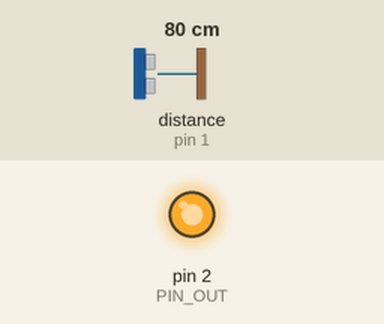
The sketch below on a simulated Arduino Uno, built with avr-gcc and run on an emulated ATmega328P. Shown: output pins drawn as LEDs (lit = HIGH). The test bench sets the inputs (shaded band); at power-on: distance to the obstacle (sensor on pin 1) 80 cm. The echo pulse lasts 58.3 µs per cm.

Above: at 19.4 s.
At 35.2 s:
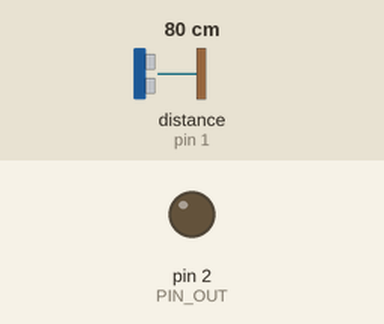
Timing chart, 0 to 39.4 s (numbered marks = the images above):
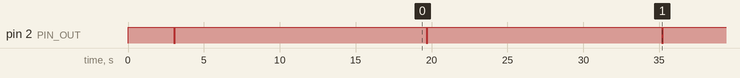

The sketch:

trashtalk_ultrasonic.ino
```cpp
/**
 * trashtalk - Interactive Rubbish Bin
 *
 * A South East Makerspace project developed for the Waterford Imagine Festival 2016
 * Github: https://github.com/semkr/digistreets
 * Wiki: https://wiki.southeastmakerspace.org/projects/digistreets/talking_rubbish/start
 * Version: 0.3.0
 *
 * This sketch uses the NewPing library which you can get at: http://playground.arduino.cc/Code/NewPing
 */

#include <NewPing.h>

#define MAX_DISTANCE 80 // Maximum distance we want to ping for (in centimeters). Maximum sensor distance is rated at 400-500cm.
#define TRIGGER_PIN  0  // Arduino pin tied to trigger pin on the ultrasonic sensor.
#define ECHO_PIN     1  // Arduino pin tied to echo pin on the ultrasonic sensor.
#define PIN_OUT      2  // Go low to activate MP3 module
#define PLAY_TIME    15 // Number of seconds it will allow an mp3 file to play for without possible interruption

unsigned int distance;
unsigned int previous_distance;
unsigned int threshold;
unsigned int low_threshold;
unsigned int high_threshold;

NewPing sonar(TRIGGER_PIN, ECHO_PIN, MAX_DISTANCE); // NewPing setup of pins and maximum distance.


void play(){
  //Serial.println("play");
  digitalWrite(PIN_OUT, LOW);
  delay(100);
  digitalWrite(PIN_OUT, HIGH);
  delay(PLAY_TIME * 1000);
}

boolean check_distance(){
  //Serial.println("check_distance");
  if(distance == 5 || distance == 0){ return false; } // Seem to be getting a lot of invalid values from the sensor/library ignore

  threshold = (previous_distance / 5) + 1; // Calculate what 25% of the previous distance is
  low_threshold = previous_distance - threshold; // 25% lower than previous_distance
  high_threshold = previous_distance + threshold; // 25% higher than previous_distance

  if(low_threshold < 0) { low_threshold = 0; } // Ensure the low_threshold does not go negative
  if(high_threshold > MAX_DISTANCE) { high_threshold = MAX_DISTANCE; } // Ensure we are activating only up to the MAX_DISTANCE value

  if(distance <= low_threshold || distance > high_threshold){
    // If the new distance is more than 25% lower or higher than the previous distance, activate
    return true;
  }
  else{
    return false;
  }
}

void setup() {
  //Serial.begin(9600);
  pinMode(PIN_OUT, OUTPUT);
  digitalWrite(PIN_OUT, HIGH);
  delay(3000); // allow things to stabilize, incase the mp3 module needs time
  play(); //trigger the mp3 once on startup just to test everything
  previous_distance = sonar.convert_cm(sonar.ping_median(40)); // Set the previous distance
}

void loop() {
  distance = sonar.convert_cm(sonar.ping_median(15)); // Take 15 readings and average them
  //Serial.println(distance);

  if(check_distance()){
    play();
    previous_distance = distance;
  }
  else{
    delay(100);
  }
}
```

Measured:
- by itself, pin 2 (PIN_OUT): alternates HIGH for 15.4 s and LOW for 0.10 s
